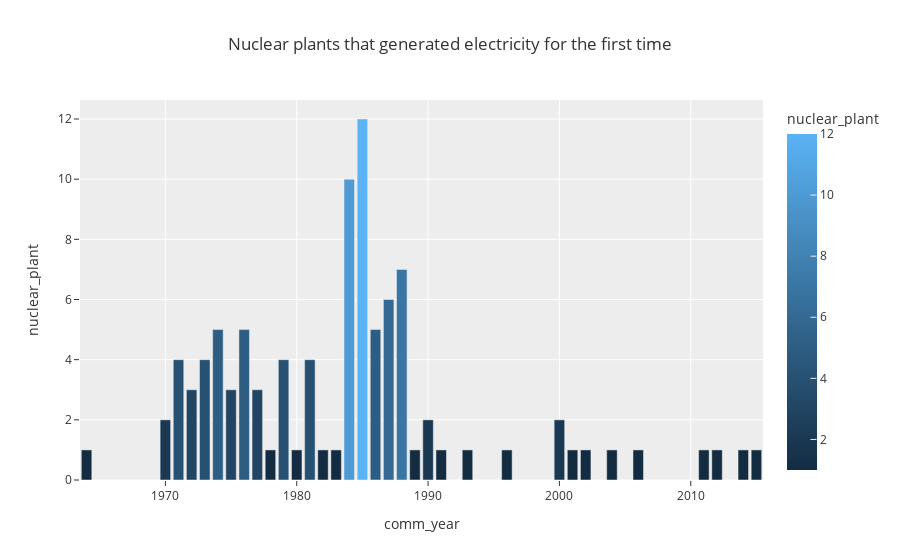

Here is the notebook cell this chart was saved with:
### Code cell
nukplants_chart = px.bar(nuclearcount_df3, x='comm_year', y='nuclear_plant', template = 'ggplot2', title='Nuclear plants that generated electricity for the first time', color='nuclear_plant')
nukplants_chart.show()

### Figure 1 — Plotly figure (JSON) as saved in the notebook; plotly's stock layout.template omitted (floating-point values rounded to 4 significant figures)
{"data": [{"alignmentgroup": "True", "hovertemplate": "comm_year=%{x}<br>nuclear_plant=%{marker.color}<extra></extra>", "legendgroup": "", "marker": {"color": [12, 10, 7, 6, 5, 5, 5, 4, 4, 4, 4, 3, 3, 3, 2, 2, 2, 1, 1, 1, 1, 1, 1, 1, 1, 1, 1, 1, 1, 1, 1, 1, 1, 1], "coloraxis": "coloraxis", "pattern": {"shape": ""}}, "name": "", "offsetgroup": "", "orientation": "v", "showlegend": false, "textposition": "auto", "type": "bar", "x": [1985, 1984, 1988, 1987, 1986, 1974, 1976, 1979, 1981, 1973, 1971, 1977, 1975, 1972, 2000, 1970, 1990, 2014, 2012, 2011, 2006, 2004, 2002, 2001, 1964, 1996, 1993, 1991, 1989, 1983, 1982, 1980, 1978, 2015], "xaxis": "x", "y": [12, 10, 7, 6, 5, 5, 5, 4, 4, 4, 4, 3, 3, 3, 2, 2, 2, 1, 1, 1, 1, 1, 1, 1, 1, 1, 1, 1, 1, 1, 1, 1, 1, 1], "yaxis": "y"}], "layout": {"barmode": "relative", "coloraxis": {"colorbar": {"title": {"text": "nuclear_plant"}}, "colorscale": [[0, "rgb(20,44,66)"], [1, "rgb(90,179,244)"]]}, "legend": {"tracegroupgap": 0}, "title": {"text": "Nuclear plants that generated electricity for the first time"}, "xaxis": {"anchor": "y", "domain": [0, 1], "title": {"text": "comm_year"}}, "yaxis": {"anchor": "x", "domain": [0, 1], "title": {"text": "nuclear_plant"}}}}
